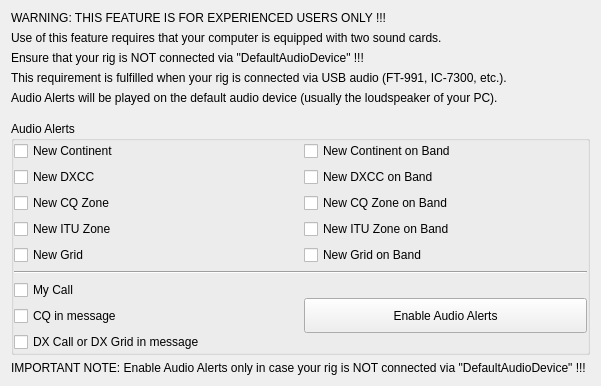
     <widget class="QWidget" name="alerts_tab">
      <attribute name="title">
       <string>Alerts</string>
      </attribute>
      <layout class="QGridLayout" name="gridLayout_20">
       <item row="5" column="0">
        <spacer name="verticalSpacer_11">
         <property name="orientation">
          <enum>Qt::Vertical</enum>
         </property>
         <property name="sizeType">
          <enum>QSizePolicy::Fixed</enum>
         </property>
         <property name="sizeHint" stdset="0">
          <size>
           <width>20</width>
           <height>10</height>
          </size>
         </property>
        </spacer>
       </item>
       <item row="2" column="0">
        <widget class="QLabel" name="label_19">
         <property name="text">
          <string>Ensure that your rig is NOT connected via &quot;DefaultAudioDevice&quot; !!!</string>
         </property>
        </widget>
       </item>
       <item row="6" column="0">
        <widget class="QGroupBox" name="groupBox_9">
         <property name="sizePolicy">
          <sizepolicy hsizetype="Preferred" vsizetype="Preferred">
           <horstretch>0</horstretch>
           <verstretch>1</verstretch>
          </sizepolicy>
         </property>
         <property name="title">
          <string>Audio Alerts</string>
         </property>
         <layout class="QGridLayout" name="gridLayout_18">
          <property name="leftMargin">
           <number>0</number>
          </property>
          <property name="topMargin">
           <number>0</number>
          </property>
          <property name="rightMargin">
           <number>0</number>
          </property>
          <property name="bottomMargin">
           <number>0</number>
          </property>
          <property name="spacing">
           <number>6</number>
          </property>
          <item row="5" column="0">
           <widget class="QCheckBox" name="cbGrid">
            <property name="toolTip">
             <string>New Grid</string>
            </property>
            <property name="text">
             <string>New Grid</string>
            </property>
           </widget>
          </item>
          <item row="7" column="0">
           <widget class="QCheckBox" name="cbMyCall">
            <property name="toolTip">
             <string>My Call in message</string>
            </property>
            <property name="text">
             <string>My Call</string>
            </property>
           </widget>
          </item>
          <item row="0" column="0">
           <widget class="QCheckBox" name="cbContinent">
            <property name="toolTip">
             <string>New Continent</string>
            </property>
            <property name="text">
             <string>New Continent</string>
            </property>
           </widget>
          </item>
          <item row="3" column="0">
           <widget class="QCheckBox" name="cbITUZ">
            <property name="toolTip">
             <string>New ITU Zone</string>
            </property>
            <property name="text">
             <string>New ITU Zone</string>
            </property>
           </widget>
          </item>
          <item row="6" column="0" colspan="2">
           <widget class="Line" name="line_9">
            <property name="orientation">
             <enum>Qt::Horizontal</enum>
            </property>
           </widget>
          </item>
          <item row="2" column="0">
           <widget class="QCheckBox" name="cbCQZ">
            <property name="toolTip">
             <string>New CQ Zone</string>
            </property>
            <property name="text">
             <string>New CQ Zone</string>
            </property>
           </widget>
          </item>
          <item row="1" column="0">
           <widget class="QCheckBox" name="cbDXCC">
            <property name="toolTip">
             <string>New DXCC</string>
            </property>
            <property name="text">
             <string>New DXCC</string>
            </property>
           </widget>
          </item>
          <item row="1" column="1">
           <widget class="QCheckBox" name="cbDXCCOB">
            <property name="toolTip">
             <string>New DXCC on Band</string>
            </property>
            <property name="text">
             <string>New DXCC on Band</string>
            </property>
           </widget>
          </item>
          <item row="3" column="1">
           <widget class="QCheckBox" name="cbITUZOB">
            <property name="toolTip">
             <string>New ITU Zone on Band</string>
            </property>
            <property name="text">
             <string>New ITU Zone on Band</string>
            </property>
           </widget>
          </item>
          <item row="0" column="1">
           <widget class="QCheckBox" name="cbContinentOB">
            <property name="toolTip">
             <string>New Continent on Band</string>
            </property>
            <property name="text">
             <string>New Continent on Band</string>
            </property>
           </widget>
          </item>
          <item row="5" column="1">
           <widget class="QCheckBox" name="cbGridOB">
            <property name="toolTip">
             <string>New Grid on Band</string>
            </property>
            <property name="text">
             <string>New Grid on Band</string>
            </property>
           </widget>
          </item>
          <item row="2" column="1">
           <widget class="QCheckBox" name="cbCQZOB">
            <property name="toolTip">
             <string>New CQ Zone on Band</string>
            </property>
            <property name="text">
             <string>New CQ Zone on Band</string>
            </property>
           </widget>
          </item>
          <item row="9" column="0">
           <widget class="QCheckBox" name="cbDXcall">
            <property name="toolTip">
             <string>DX Call or DX Grid in message</string>
            </property>
            <property name="text">
             <string>DX Call or DX Grid in message</string>
            </property>
           </widget>
          </item>
          <item row="7" column="1" rowspan="3">
           <widget class="QPushButton" name="pbAlerts">
            <property name="minimumSize">
             <size>
              <width>0</width>
              <height>35</height>
             </size>
            </property>
            <property name="toolTip">
             <string>Toggle Audio Alerts on/off. Alerts will be played on &quot;DefaultAudioDevice&quot;. DON'T ENABLE AUDIO ALERTS WHEN YOUR RIG IS CONNECTED VIA THIS SOUNDCARD !!!</string>
            </property>
            <property name="styleSheet">
             <string notr="true">QPushButton:checked {
    color: #000000;
	background-color: #00ff00;
    border-style: outset;
	border-width: 1px;
	border-radius: 5px;
    border-color: black;
	min-width: 5em;
	padding: 3px;
}</string>
            </property>
            <property name="text">
             <string>Enable Audio Alerts</string>
            </property>
            <property name="checkable">
             <bool>true</bool>
            </property>
           </widget>
          </item>
          <item row="8" column="0">
           <widget class="QCheckBox" name="cbCQ">
            <property name="toolTip">
             <string>CQ in message</string>
            </property>
            <property name="text">
             <string>CQ in message</string>
            </property>
           </widget>
          </item>
         </layout>
        </widget>
       </item>
       <item row="1" column="0">
        <widget class="QLabel" name="label_17">
         <property name="text">
          <string>Use of this feature requires that your computer is equipped with two sound cards.</string>
         </property>
        </widget>
       </item>
       <item row="3" column="0">
        <widget class="QLabel" name="label_20">
         <property name="text">
          <string>This requirement is fulfilled when your rig is connected via USB audio (FT-991, IC-7300, etc.).</string>
         </property>
        </widget>
       </item>
       <item row="4" column="0">
        <widget class="QLabel" name="label_21">
         <property name="text">
          <string>Audio Alerts will be played on the default audio device (usually the loudspeaker of your PC).</string>
         </property>
        </widget>
       </item>
       <item row="0" column="0">
        <widget class="QLabel" name="label_16">
         <property name="text">
          <string>WARNING: THIS FEATURE IS FOR EXPERIENCED USERS ONLY !!!</string>
         </property>
        </widget>
       </item>
       <item row="7" column="0">
        <widget class="QLabel" name="label_22">
         <property name="text">
          <string>IMPORTANT NOTE: Enable Audio Alerts only in case your rig is NOT connected via &quot;DefaultAudioDevice&quot; !!! </string>
         </property>
        </widget>
       </item>
      </layout>
     </widget>
